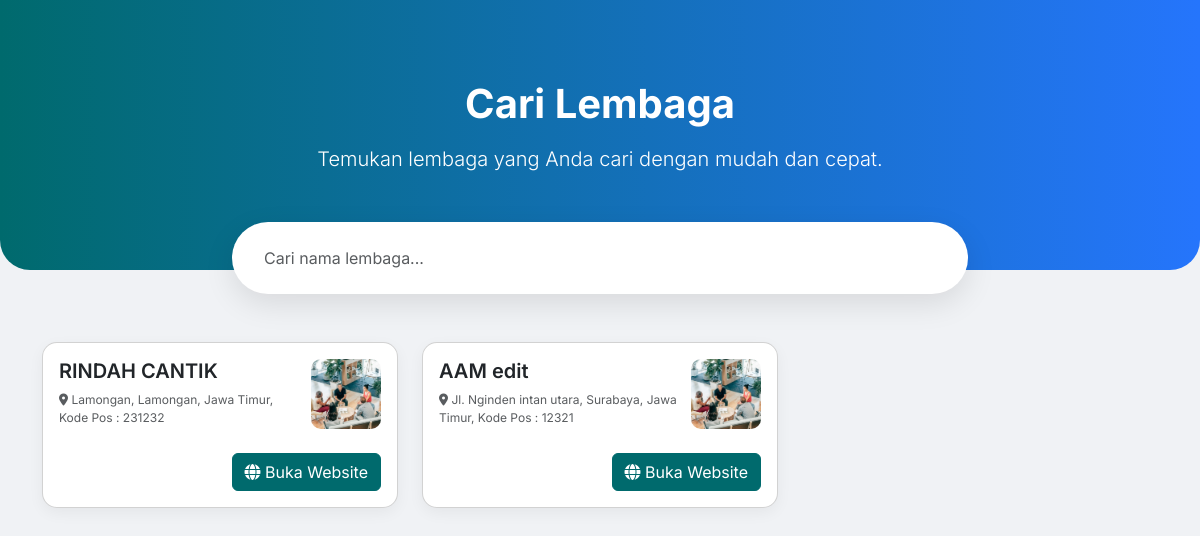
/index.php/lembaga, run on the app's committed database.
### tables this page shows
CREATE TABLE `lembaga` (
  `id` int(11) NOT NULL,
  `user_id` int(11) DEFAULT NULL,
  `npsn` varchar(20) DEFAULT NULL,
  `nama_lembaga` varchar(150) DEFAULT NULL,
  `lembaga_naungan` varchar(150) DEFAULT NULL,
  `status_lembaga` enum('NEGERI','SWASTA') DEFAULT NULL,
  `pemerintah` enum('KOTA','KABUPATEN','PROVINSI','PUSAT') DEFAULT NULL,
  `jumlah_siswa` int(11) DEFAULT NULL,
  `periode` int(11) DEFAULT NULL,
  `nomor_telp` varchar(50) DEFAULT NULL,
  `email` varchar(150) DEFAULT NULL,
  `website` varchar(255) DEFAULT NULL,
  `nama_kepala_sekolah` varchar(150) DEFAULT NULL,
  `nip_nuptk` varchar(50) DEFAULT NULL,
  `alamat` text DEFAULT NULL,
  `kab_kota` varchar(100) DEFAULT NULL,
  `provinsi` varchar(100) DEFAULT NULL,
  `kode_pos` varchar(10) DEFAULT NULL,
  `latitude` varchar(255) DEFAULT NULL,
  `longitude` varchar(255) DEFAULT NULL,
  `logo_lembaga` varchar(255) DEFAULT NULL,
  `status_pengajuan` enum('waiting','aktif','nonaktif','rejected') DEFAULT 'waiting',
  `created_at` timestamp NULL DEFAULT NULL,
  `updated_at` timestamp NULL DEFAULT NULL ON UPDATE current_timestamp(),
  `deleted_at` timestamp NULL DEFAULT NULL,
  `alasan_ditolak` text DEFAULT NULL
);

CREATE TABLE `users` (
  `id` int(11) NOT NULL,
  `nama` varchar(100) DEFAULT NULL,
  `email` varchar(150) DEFAULT NULL,
  `wa` varchar(20) DEFAULT NULL,
  `kota` varchar(100) DEFAULT NULL,
  `password` varchar(255) DEFAULT NULL,
  `nama_lembaga` varchar(150) DEFAULT NULL,
  `role` enum('admin','lembaga') DEFAULT NULL,
  `status` enum('waiting','aktif','nonaktif','ditolak') DEFAULT 'waiting',
  `created_at` timestamp NULL DEFAULT NULL,
  `updated_at` timestamp NULL DEFAULT NULL ON UPDATE current_timestamp(),
  `approved_at` timestamp NULL DEFAULT NULL,
  `reject_at` timestamp NULL DEFAULT NULL,
  `deleted_at` timestamp NULL DEFAULT NULL
);

### application/controllers/Lembaga.php (called while the page is built, shortened)
<?php
class Lembaga extends CI_Controller {
    public function __construct() {
       $this->load->library('session');
       $this->load->model('Lembaga_model');
    }
    public function index()
	{
		$data['lembaga'] = $this->Lembaga_model->get_all_lembaga_aktif();
		$this->load->view('lembaga', $data);
	}
}

### index.php (called while the page is built, shortened)
<?php
require_once BASEPATH.'core/CodeIgniter.php';

### application/models/Lembaga_model.php (called while the page is built, shortened)
<?php
class Lembaga_model extends CI_Model {
    public function get_all_lembaga_aktif() {
        $query = $this->db->select('users.nama, lembaga.*')
        ->from('lembaga')
        ->join('users', 'lembaga.user_id = users.id', 'left')
        ->where('lembaga.status_pengajuan', 'aktif')
        ->where('lembaga.deleted_at', null)
        ->order_by('lembaga.created_at', 'DESC')->get();
        return $query->result();
    }
}

### application/views/lembaga.php (the view, shortened to what this page needs)
<!DOCTYPE html>
<html lang="id">
<head>
    <link href="https://cdn.jsdelivr.net/npm/bootstrap@5.3.0/dist/css/bootstrap.min.css" rel="stylesheet">
    <link rel="stylesheet" href="https://cdnjs.cloudflare.com/ajax/libs/font-awesome/6.0.0-beta3/css/all.min.css">
</head>
<body>
    <header class="header-section text-center">
        <div class="container">
            <h1 class="fw-bold mb-3">Cari Lembaga</h1>
            <p class="lead">Temukan lembaga yang Anda cari dengan mudah dan cepat.</p>
        </div>
    </header>
    <div class="container search-container">
        <div class="row justify-content-center">
            <div class="col-md-8">
                <div class="input-group">
                    <input type="text" id="searchInput" class="form-control search-input" placeholder="Cari nama lembaga...">
                </div>
            </div>
        </div>
    </div>
    <div class="container my-5">
        <div class="row g-4" id="institutionList">
            <?php foreach ($lembaga as $key) { ?>
            <div class="col-lg-4 col-md-6" data-name="<?php echo $key->nama; ?>">
                <div class="card card-item h-100">
                    <div class="card-body">
                        <div  style="display: flex; justify-content: space-between; gap: 10px;">
                            <div style="width: 100%;">
                                <h5 class="card-title"><?php echo $key->nama; ?></h5>
                                <p class="card-text text-muted fs-10" style="font-size: 12px;"><i class="fa-solid fa-location-dot"></i> <?php echo $key->alamat; ?>, <?php echo $key->kab_kota; ?>, <?php echo $key->provinsi; ?>, Kode Pos : <?php echo $key->kode_pos; ?></p>
                            </div>
                            <div style="max-width: 70px; min-width: 70px;">
                                <img src="<?php echo base_url('uploads/lembaga/logo/' . $key->logo_lembaga); ?>" alt="Logo Lembaga" class="img-fluid" style="width: 70px; height: 70px; object-fit: cover; border-radius: 10px;">
                            </div>
                        </div>
                        <a href="<?php echo $key->website; ?>" class="btn btn-primary mt-4 float-end "><i class="fa-solid fa-globe"></i> Buka Website</a>
                    </div>
                </div>
            </div>
            <?php } ?>
        </div>
    </div>
</body>
</html>

### application/views/lembaga.php (style rules this page uses)
body { font-family: 'Inter', sans-serif; background-color: #f0f2f5; }
.header-section { background: linear-gradient(to right, #006A6D, #2575fc); color: white; padding: 5rem 0; border-bottom-left-radius: 30px; border-bottom-right-radius: 30px; }
.search-container { margin-top: -3rem; position: relative; z-index: 10; }
.search-input { border-radius: 50px; padding: 1.5rem 2rem; border: none; box-shadow: 0 10px 30px rgba(0, 0, 0, 0.1); }
.card-item { border-radius: 15px; box-shadow: 0 5px 15px rgba(0, 0, 0, 0.05); transition: transform 0.2s, box-shadow 0.2s; }
.card-body h5 { font-weight: 600; }
.btn-primary { background-color: #006A6D; border-color: #006A6D; }

### data on the page
lembaga: user.nama "RINDAH CANTIK", alamat "Lamongan", kab_kota "Lamongan", provinsi "Jawa Timur", kode_pos "231232", logo_lembaga (picture)
lembaga: user.nama "AAM edit", alamat "Jl. Nginden intan utara", kab_kota "Surabaya", provinsi "Jawa Timur", kode_pos "12321", logo_lembaga (picture)
